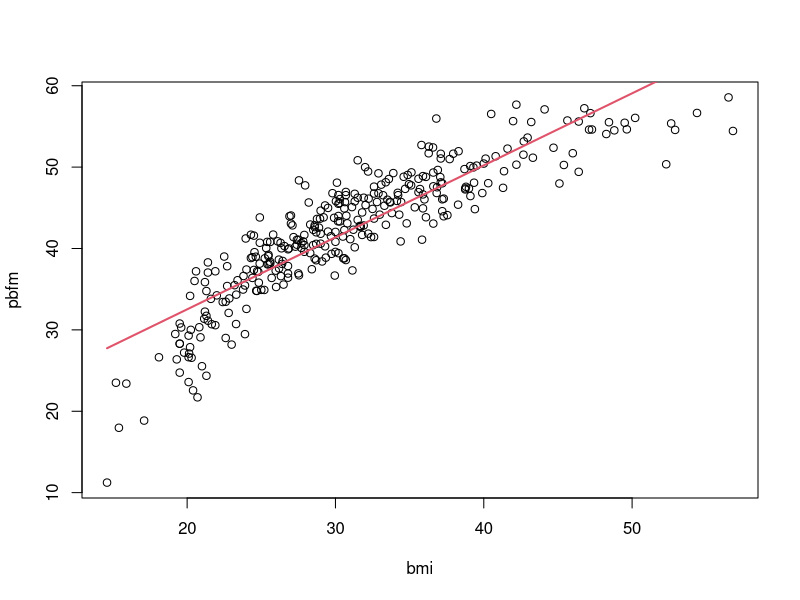
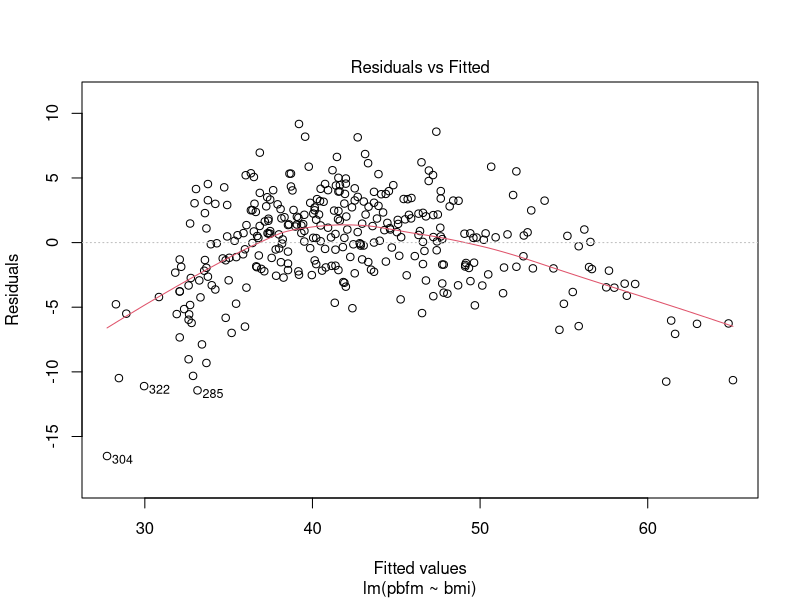
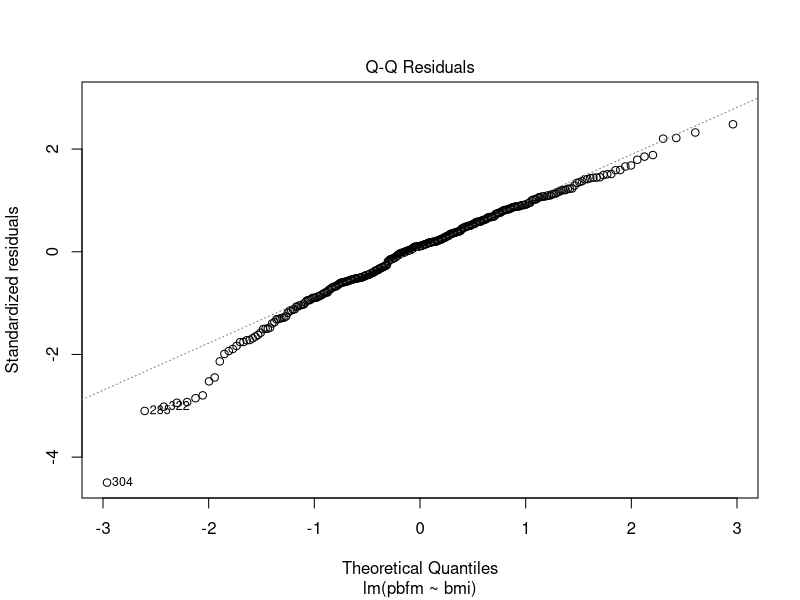
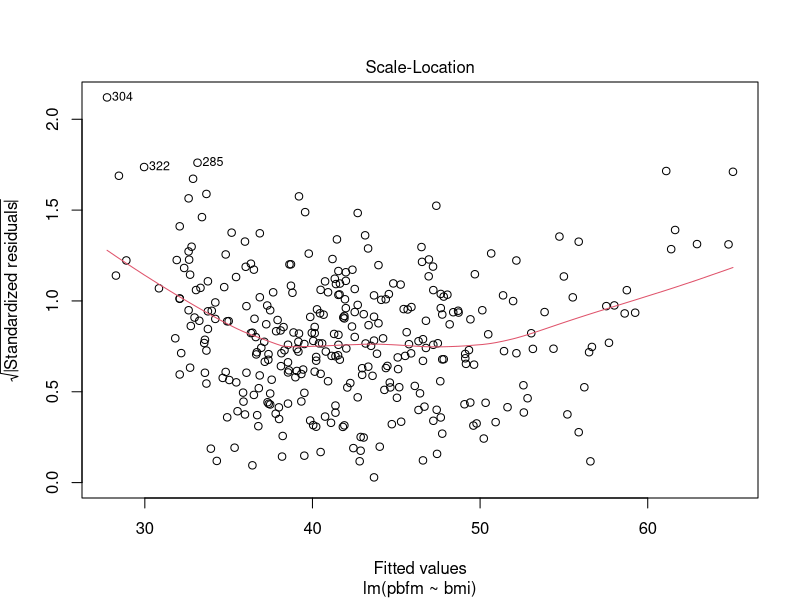
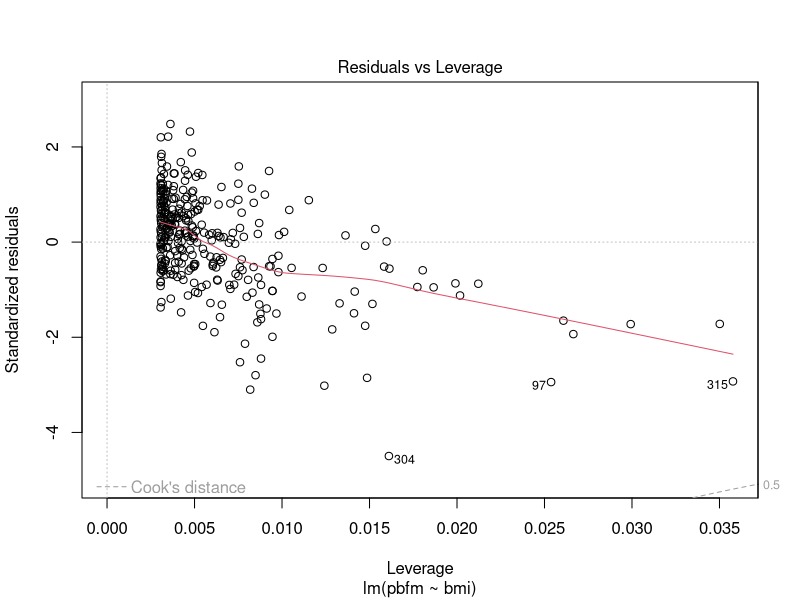
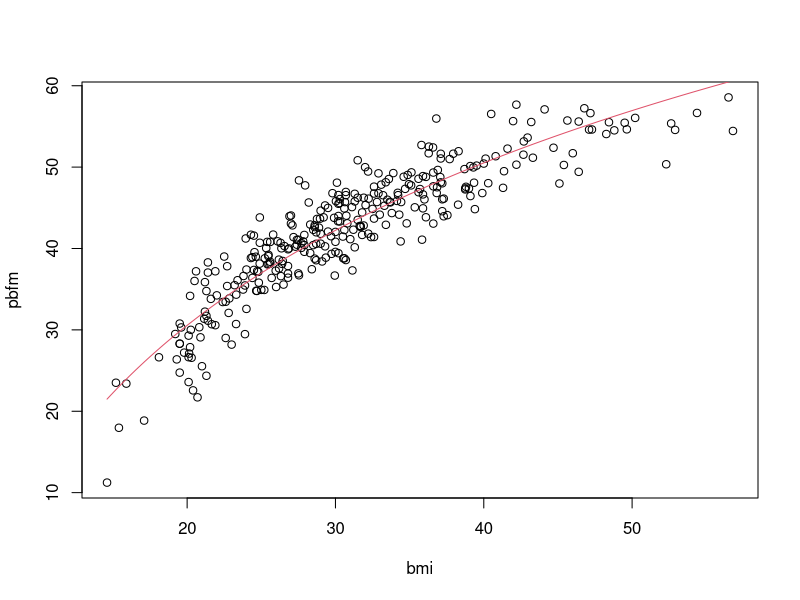
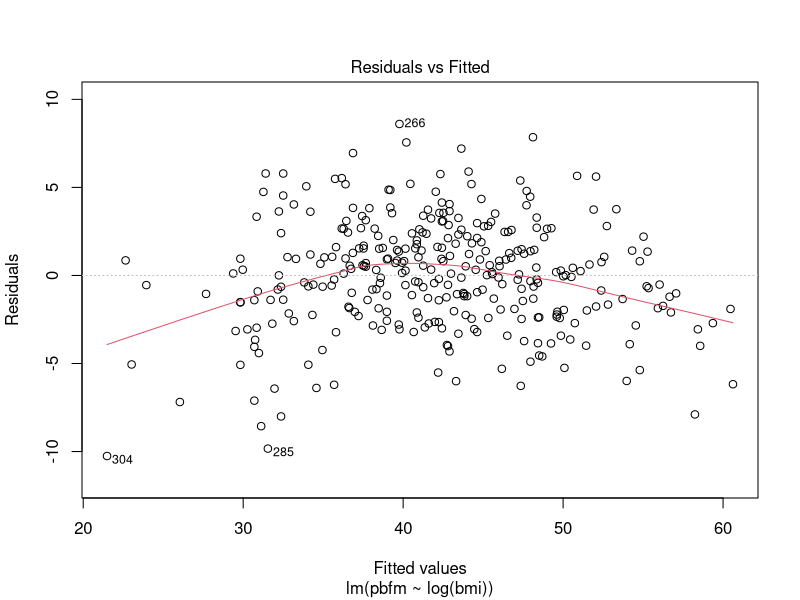
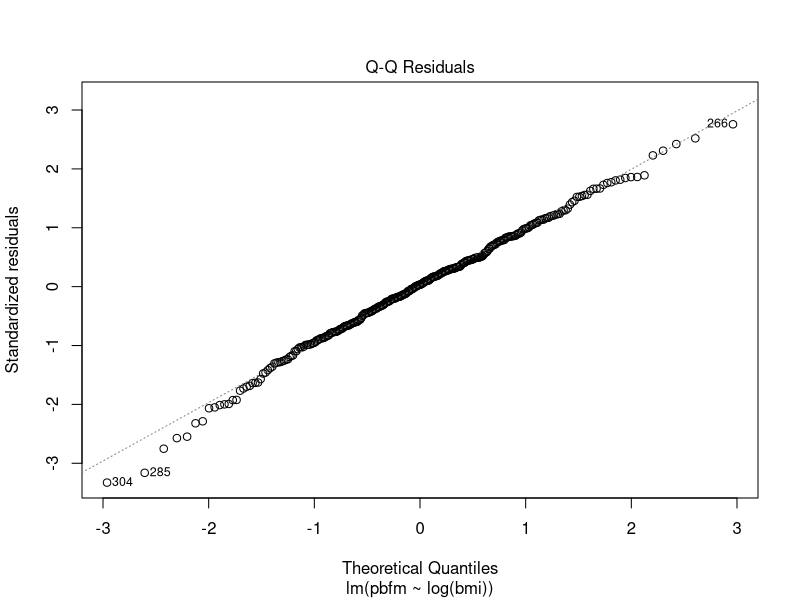

These figures' R source, in order:
## ---- chunk 1
# Getting data
res_bodyfat <- read.csv("res_bodyfat/res_bodyfat.csv")
attach(res_bodyfat)
## ---- chunk 2
plot(bmi, pbfm)
fit.simpleLinear <- lm(pbfm ~ bmi)
print(summary(fit.simpleLinear))
x = (seq(min(bmi), max(bmi), length = 200))
beta = coef(fit.simpleLinear)
lines(x, beta[1] + beta[2]* x, col = 2, lty = 1, lwd = 2)
## ---- chunk 3
plot(fit.simpleLinear)

## ---- chunk 4

fit.log <- lm(pbfm ~ log(bmi))
print(summary(fit.log))
beta = coef(fit.log)

x = log(seq(min(bmi), max(bmi), length = 200))
plot(bmi, pbfm)

lines(exp(x),( beta[1] + beta[2]* x), col = 2) 

## ---- chunk 5
plot(fit.log)
## ---- chunk 6
fit.quad<- lm(pbfm ~ bmi + I(bmi^2))
print(summary(fit.quad))
beta = coef(fit.quad)

x = (seq(min(bmi), max(bmi), length = 200))
plot(bmi, pbfm)
#points(bmi, pbfm)
lines(x, beta[1] + beta[2]*x + beta[3]*x^2, col=2)
## ---- chunk 7
plot(fit.quad)
## ---- chunk 8
oral_ca <- read.csv("oral_ca/oral_ca.csv")
attach(oral_ca)
print(summary(oral_ca))
## ---- chunk 9

N = length(oral_ca$ccstatus)
smoker.nonSmoker = cigs == 0
smokers = subset( oral_ca, oral_ca$cigs > 0 )#smokers = oral_ca[ oral_ca$cigs > 0]
nonSmokers = subset(oral_ca, oral_ca$cigs == 0) #  nonSmokers = oral_ca[ oral_ca$cigs == 0 ]
number.of.cc = nrow( subset(oral_ca,oral_ca$ccstatus == 1) )
number.of.cc.smokers = nrow( subset(oral_ca, oral_ca$ccstatus == 1 & oral_ca$cigs > 0) )
number.of.cc.nonSmokers = nrow(subset(oral_ca, oral_ca$ccstatus == 1 & oral_ca$cigs == 0) )
n.smoker = nrow( subset( oral_ca, oral_ca$cigs > 0) )
n.nonSmoker = nrow( subset( oral_ca, oral_ca$cigs == 0 ))

# Binomial - Mean
pi.common.hat = number.of.cc / N # Number of ppl with cancer devided on ppl (people in the query )
pi.smoker.hat = number.of.cc.smokers / n.smoker # Number of ppl with cancer and smokes, devided on number of ppl who smokes.
pi.nonSmoker.hat = number.of.cc.nonSmokers / n.nonSmoker# Number of ppl with cancer and does not smoke, devided on number of ppl who does not soke.

# Binomial Vairance - Var(X) = n*p*(1-p)
se.pi.common = sqrt(pi.common.hat * (1 - pi.common.hat) / N)
se.pi.smoker = sqrt(pi.smoker.hat * (1 - pi.nonSmoker.hat) /n.smoker)
se.pi.nonSmoker = sqrt(pi.nonSmoker.hat * (1 - pi.nonSmoker.hat) /n.nonSmoker)

cc.smoke.df  = data.frame( 
  pi = c(pi.common.hat, pi.smoker.hat, pi.nonSmoker.hat), 
  se = c(se.pi.common, se.pi.smoker, se.pi.nonSmoker),
  row.names = c("General", "Smoker", "NonSmoker")
  )
## ---- chunk 10
# compute the likelihood ratio statistics test
llik_pi.smoker.hat_pi.nonSmoker.hat = sum(dbinom(smoker.nonSmoker[ smoker.nonSmoker == TRUE], 1, pi.smoker.hat, log = TRUE)) + 
                                      sum(dbinom(smoker.nonSmoker[ smoker.nonSmoker == FALSE], 1, pi.nonSmoker.hat, log = TRUE))
llik_pi.common.hat = sum(dbinom(smoker.nonSmoker, 1, pi.common.hat, log=TRUE))

w = 2 * (llik_pi.smoker.hat_pi.nonSmoker.hat - llik_pi.common.hat)
p.val = 1 - pchisq(w, df = 1)
## ---- chunk 11

y = oral_ca$ccstatus == 1
x = oral_ca$cigs > 0

mod = glm(y ~ x, family = 'binomial')
print(summary(mod))
beta = mod$coefficients
print(beta)

pi.nonSmoker = exp(beta[1]) / (1 + exp(beta[1]))
pi.smoker = exp(beta[1] + beta[2]) / (1 + exp(beta[1] + beta[2]))

#odds
odds.nonSmoker = pi.nonSmoker.hat / (1 - pi.nonSmoker.hat)
odds.smoker = pi.smoker.hat / (1 - pi.smoker.hat)
#log odds ratio
log.odds.ratio = (odds.smoker / odds.nonSmoker)

log.odds.ratio
## ---- chunk 12
x = cigs
y = ccstatus
mod.continuous = glm(y ~ x, family = 'binomial')
print(summary(mod.continuous))


## ---- chunk 13
mod.all = glm(y ~  oral_ca$drinks + oral_ca$cigs + oral_ca$age + oral_ca$sex, family = 'binomial')
print(summary(mod.all))
## ---- chunk 14
mod.without.Age = glm(y ~  oral_ca$drinks + oral_ca$cigs + oral_ca$sex, family = 'binomial')
print(summary(mod.without.Age))
plot(mod.without.Age)
## ---- chunk 15
mod.quad.drinks = glm(y ~  oral_ca$drinks + I(oral_ca$drinks^2) + oral_ca$cigs + oral_ca$sex, family = 'binomial')
print(summary(mod.quad.drinks))
plot(mod.quad.drinks)
## ---- chunk 16
mod.quad.smokes = glm(y ~  oral_ca$drinks + oral_ca$cigs+ I(oral_ca$cigs^2) + oral_ca$sex, family = 'binomial')
print(summary(mod.quad.smokes))
plot(mod.quad.smokes)

